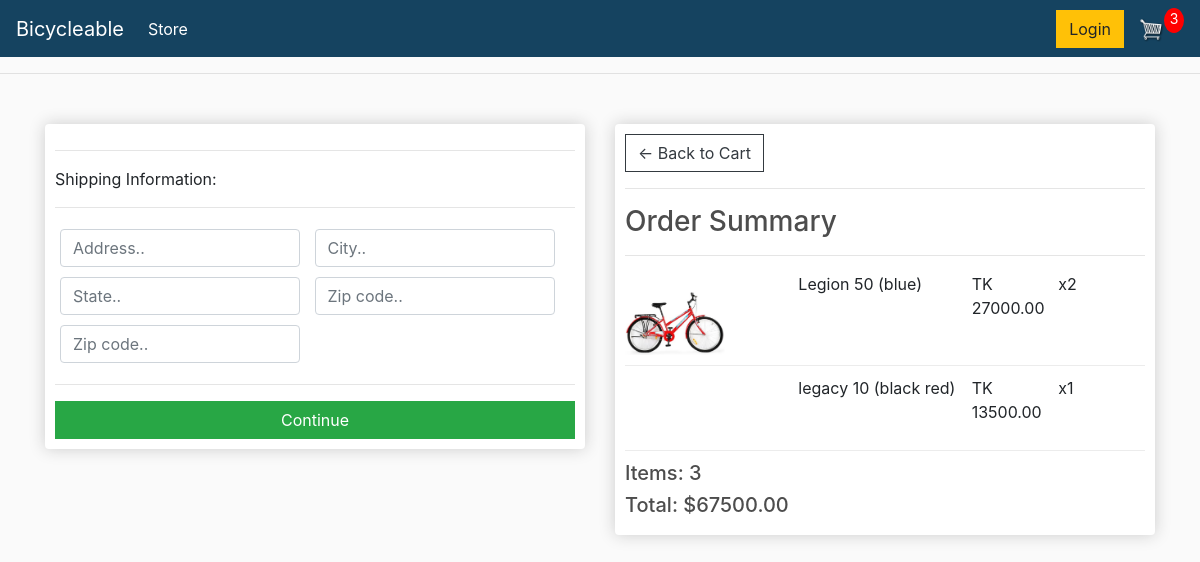
/checkout/ (signed in), run on an earlier commit of the app's database.
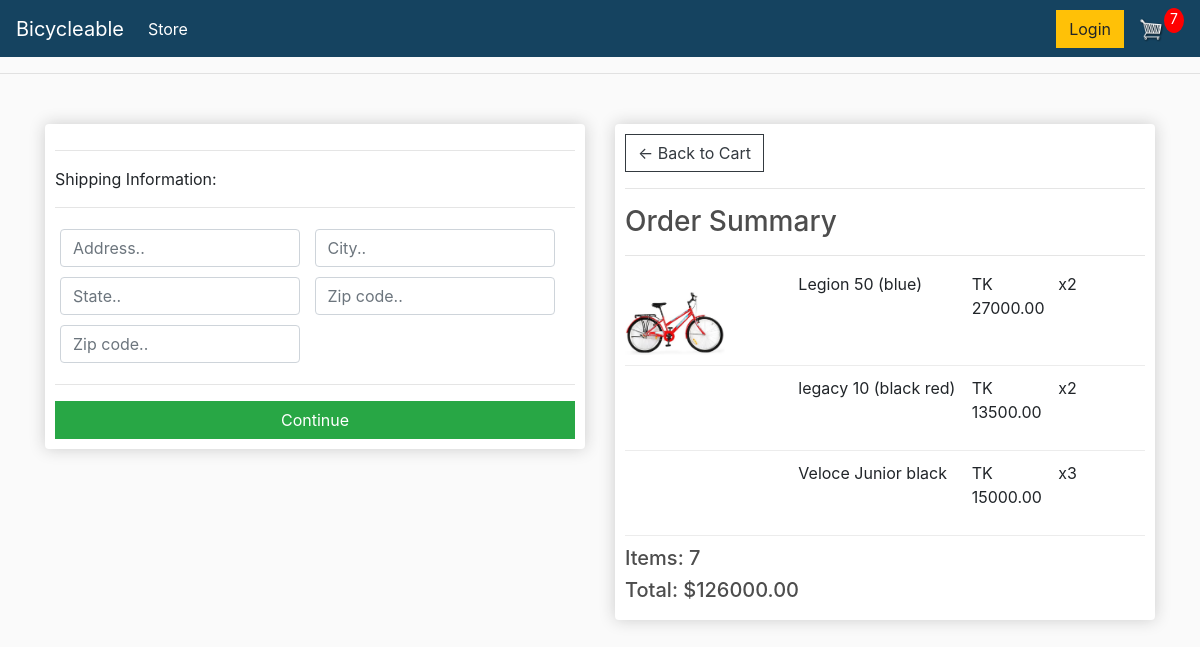
And on a later commit of the database.
### store/models.py (models this page shows, shortened)
class OrderItem(models.Model):
	product = models.ForeignKey(Product, on_delete=models.SET_NULL, null=True)
	order = models.ForeignKey(Order, on_delete=models.SET_NULL, null=True)
	quantity = models.IntegerField(default=0, null=True, blank=True)
	date_added = models.DateTimeField(auto_now_add=True)
	@property
	def get_total(self):
		total = self.product.price * self.quantity
		return total

class Product(models.Model):
	name = models.CharField(max_length=200)
	price = models.FloatField()
	image = models.ImageField(null=True, blank=True)
	@property
	def imageURL(self):
		try:
			url = self.image.url
		except:
			url = ''
		return url

class Order(models.Model):
	customer = models.ForeignKey(Customer, on_delete=models.SET_NULL, null=True, blank=True)
	date_ordered = models.DateTimeField(auto_now_add=True)
	complete = models.BooleanField(default=False)
	transaction_id = models.CharField(max_length=100, null=True)
	@property
	def shipping(self):
		shipping = True
		orderitems = self.orderitem_set.all()
		return shipping
	@property
	def get_cart_total(self):
		orderitems = self.orderitem_set.all()
		total = sum([item.get_total for item in orderitems])
		return total
	@property
	def get_cart_items(self):
		orderitems = self.orderitem_set.all()
		total = sum([item.quantity for item in orderitems])
		return total

### store/views.py (the view)
# urls.py: path('checkout/', views.checkout, name="checkout"),
def checkout(request):
	if request.user.is_authenticated:
		customer = request.user.customer
		order, created = Order.objects.get_or_create(customer=customer, complete=False)
		items = order.orderitem_set.all()
		cartItems = order.get_cart_items
	else:
		items = []
		order = {'get_cart_total':0, 'get_cart_items':0, 'shipping':True}
		cartItems = order['get_cart_items']
	context = {'items':items,  'order':order, 'cartItems':cartItems}
	return render(request, 'store/checkout.html', context)

### store/templates/store/checkout.html (shortened to what this page needs)
{% extends 'store/main.html' %}
{% load static %}
{% block content %}
     <div class="row">
		<div class="col-lg-6">
			<div class="box-element" id="form-wrapper">
				<form id="form">
					<div id="shipping-info">
						<hr>
						<p>Shipping Information:</p>
						<hr>
						<div class="form-field">
							<input class="form-control" type="text" name="address" placeholder="Address..">
						</div>
						<div class="form-field">
							<input class="form-control" type="text" name="city" placeholder="City..">
						</div>
						<div class="form-field">
							<input class="form-control" type="text" name="state" placeholder="State..">
						</div>
						<div class="form-field">
							<input class="form-control" type="text" name="zipcode" placeholder="Zip code..">
						</div>
						<div class="form-field">
							<input class="form-control" type="text" name="country" placeholder="Zip code..">
						</div>
					</div>
					<hr>
					<input id="form-button" class="btn btn-success btn-block" type="submit" value="Continue">
				</form>
			</div>
			<br>
		</div>
		<div class="col-lg-6">
			<div class="box-element">
				<a  class="btn btn-outline-dark" href="{% url 'cart' %}">&#x2190; Back to Cart</a>
				<hr>
				<h3>Order Summary</h3>
				<hr>
				{% for item in items %}
				<div class="cart-row">
					<div style="flex:2"><img class="row-image" src="{{item.product.imageURL}}"></div>
					<div style="flex:2"><p>{{item.product.name}}</p></div>
					<div style="flex:1"><p>TK {{item.product.price|floatformat:2}}</p></div>
					<div style="flex:1"><p>x{{item.quantity}}</p></div>
				</div>
				{% endfor %}
				<h5>Items:   {{order.get_cart_items}}</h5>
				<h5>Total:   ${{order.get_cart_total|floatformat:2}}</h5>
			</div>
		</div>
	</div>
{% endblock content %}

What changed in the data, as far as the page shows it:
changed OrderItem "legacy 10 (black red)": quantity "1" → "2"
added OrderItem: product.name "Veloce Junior black", product.price "15000.00", quantity "3"
changed through a linked row, Order: get_cart_items "3" → "7"; get_cart_total "67500.00" → "126000.00"
Also different on the page:
{{ cartItems }}: "3" → "7"
